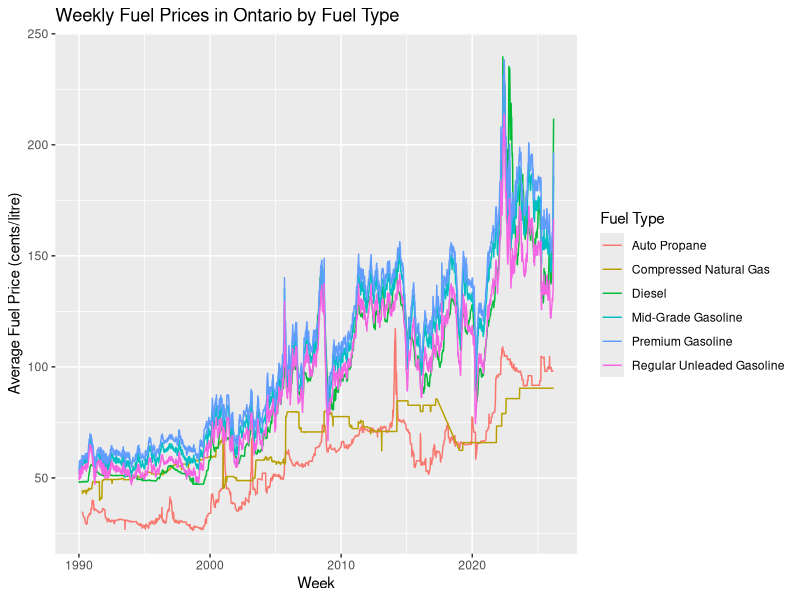
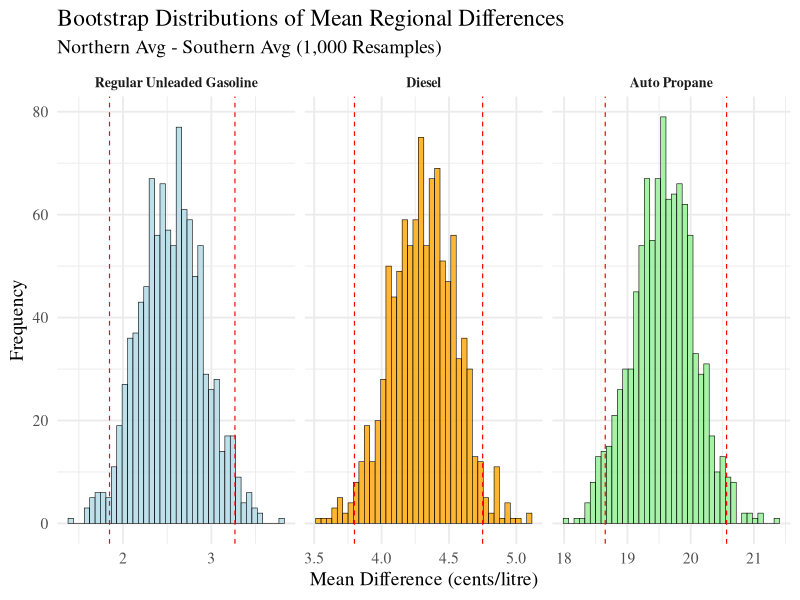

Write the R code that produced these figures, in order.
## ---- chunk 1
knitr::opts_chunk$set(echo = TRUE)
## ---- chunk 2
library(tidyverse)
library(dplyr)
library(lubridate)
library(knitr)
library(ggplot2)
## ---- chunk 3
raw_data = read.csv("data/fueltypesall.csv")
## ---- chunk 4
d = raw_data %>%
  rename(
    Toronto_West = Toronto.West.Ouest,
    Toronto_East = Toronto.East.Est,
    St_Catharines = St..Catharine.s,
    Sault_Saint_Marie = Sault.Saint.Marie,
    Thunder_Bay = Thunder.Bay,
    North_Bay = North.Bay,
    Parry_Sound = Parry.Sound,
    Ontario_Average = Ontario.Average.Moyenne.provinciale,
    Southern_Ontario_Average = Southern.Average.Moyenne.du.sud.de.l.Ontario,
    Northern_Ontario_Average = Northern.Average.Moyenne.du.nord.de.l.Ontario,
    Fuel_Type = Fuel.Type
  )
## ---- chunk 5
old_cols = names(raw_data)
new_cols = names(d)

names_comparison = data.frame(
  Before = old_cols,
  After = new_cols,
  stringsAsFactors = FALSE 
)

library(knitr)
kable(names_comparison, caption = "Old Column Names vs. New Column Names")
## ---- chunk 6
d = d %>% 
  select(!Type.de.carburant)
## ---- chunk 7
d = d %>%
  mutate(across(where(is.numeric), ~ na_if(., 0)))
## ---- chunk 8
d = d %>%
  mutate(Date = as.Date(Date))
## ---- chunk 9
regular_gas_data = d %>%
  filter(Fuel_Type == "Regular Unleaded Gasoline") %>%
  select(!Fuel_Type)

diesel_data = d %>%
  filter(Fuel_Type == "Diesel") %>%
  select(!Fuel_Type)

natural_gas_data = d %>%
  filter(Fuel_Type == "Compressed Natural Gas") %>%
  select(!Fuel_Type)

mid_gas_data = d %>%
  filter(Fuel_Type == "Mid-Grade Gasoline") %>%
  select(!Fuel_Type) 

premium_gas_data = d %>%
  filter(Fuel_Type == "Premium Gasoline") %>%
  select(!Fuel_Type)

auto_propane_data = d %>%
  filter(Fuel_Type == "Auto Propane") %>%
  select(!Fuel_Type) 
## ---- chunk 10
d %>% 
  ggplot(aes(x = Date, y = Ontario_Average, color = Fuel_Type)) + 
  geom_line() +
  labs(
    title = "Weekly Fuel Prices in Ontario by Fuel Type",
    x = "Week",
    y = "Average Fuel Price (cents/litre)",
    color = "Fuel Type")
## ---- chunk 11
# REGULAR GASOLINE
regional_compare_gas = regular_gas_data %>%
  filter(Date >= as.Date("2021-01-01")) %>%
  select(Date, Northern_Ontario_Average, Southern_Ontario_Average) %>%
  drop_na() %>%
  mutate(Reg_Diff = Northern_Ontario_Average - Southern_Ontario_Average)

t_test_gas = t.test(regional_compare_gas$Northern_Ontario_Average, 
                    regional_compare_gas$Southern_Ontario_Average,
                    paired = TRUE)
mean_diff_gas = t_test_gas$estimate
ci_lower_gas = t_test_gas$conf.int[1]
ci_upper_gas = t_test_gas$conf.int[2]
p_val_gas = t_test_gas$p.value

# DIESEL
regional_compare_diesel = diesel_data %>%
  filter(Date >= as.Date("2021-01-01")) %>%
  select(Date, Northern_Ontario_Average, Southern_Ontario_Average) %>%
  drop_na() %>%
  mutate(Reg_Diff = Northern_Ontario_Average - Southern_Ontario_Average)

t_test_diesel = t.test(regional_compare_diesel$Northern_Ontario_Average,
                       regional_compare_diesel$Southern_Ontario_Average,
                       paired = TRUE)
mean_diff_diesel = t_test_diesel$estimate
ci_lower_diesel = t_test_diesel$conf.int[1]
ci_upper_diesel = t_test_diesel$conf.int[2]
p_val_diesel = t_test_diesel$p.value

# AUTO PROPANE
regional_compare_propane = auto_propane_data %>%
  filter(Date >= as.Date("2021-01-01")) %>%
  select(Date, Northern_Ontario_Average, Southern_Ontario_Average) %>%
  drop_na() %>%
  mutate(Reg_Diff = Northern_Ontario_Average - Southern_Ontario_Average)

t_test_propane = t.test(regional_compare_propane$Northern_Ontario_Average,
                        regional_compare_propane$Southern_Ontario_Average,
                        paired = TRUE)
mean_diff_propane = t_test_propane$estimate
ci_lower_propane = t_test_propane$conf.int[1]
ci_upper_propane = t_test_propane$conf.int[2]
p_val_propane = t_test_propane$p.value
## ---- chunk 12
# Create a dataframe to store the results
summary_table = data.frame(
  "Fuel Type" = c(
    "Regular Unleaded Gasoline", 
    "Diesel", 
    "Auto Propane"
  ),
  "Mean Difference (cents/litre)" = c(
    round(mean_diff_gas, 2), 
    round(mean_diff_diesel, 2),
    round(mean_diff_propane, 2)
  ),
  "95% Confidence Interval" = c(
    paste0("(", round(ci_lower_gas, 2), ", ", round(ci_upper_gas, 2), ")"),
    paste0("(", round(ci_lower_diesel, 2), ", ", round(ci_upper_diesel, 2),
           ")"),
    paste0("(", round(ci_lower_propane, 2), ", ", round(ci_upper_propane, 2),
           ")")
  ),
  check.names = FALSE # This prevents R from putting periods in the column names
)

# Use kable to print a perfectly formatted table
kable(summary_table, 
      caption = "Average Price Differences: Northern vs. Southern Ontario",
      align = c("c", "c", "c"))
## ---- chunk 13
# Create a dataframe for the Hypothesis Testing results
ht_table = data.frame(
  "Fuel Type" = c(
    "Regular Unleaded Gasoline", 
    "Diesel", 
    "Auto Propane"
  ),
  "p-value" = c(
    format.pval(p_val_gas, digits = 3, eps = 0.001),
    format.pval(p_val_diesel, digits = 3, eps = 0.001),
    format.pval(p_val_propane, digits = 3, eps = 0.001)
  ),
  check.names = FALSE
)

# Print the table using kable
kable(ht_table, 
      caption = "Paired T-Test Results: Regional Price Differences",
      align = c("l", "c", "c"))
## ---- chunk 14
set.seed(57)  # Set a seed for exact reproducibility
B = 1000      # Number of bootstrap iterations

# Create a custom function using the tidyverse method taught in class
get_boot_ci = function(df) {
  
  # Define the single bootstrap step as taught in lecture
  boot_function = function() {
    # Resample the dataframe 
    boot_data = df %>% slice_sample(n = nrow(df), replace = TRUE)
    
    # Calculate the mean difference
    boot_mean = boot_data %>% summarize(cal.s = mean(Reg_Diff, na.rm = TRUE))
    
    # Extract the value
    return(boot_mean[1,1])
  }
  
  # Replicate the process B times
  boot_means = replicate(B, boot_function())
  
  # Extract the 2.5% and 97.5% percentiles for the 95% CI
  ci = quantile(boot_means, probs = c(0.025, 0.975))
  return(c(lower = ci[1], upper = ci[2]))
}

# Apply the function to all three fuel types using the dataframes we made in 
# Section 5
boot_gas = get_boot_ci(regional_compare_gas)
boot_diesel = get_boot_ci(regional_compare_diesel)
boot_propane = get_boot_ci(regional_compare_propane)
## ---- chunk 15
boot_table = data.frame(
  "Fuel Type" = c("Regular Unleaded Gasoline", "Diesel", "Auto Propane"),
  "Classical 95% CI (T-Test)" = c(
    paste0("(", round(ci_lower_gas, 2), ", ", round(ci_upper_gas, 2), ")"),
    paste0("(", round(ci_lower_diesel, 2), ", ", 
           round(ci_upper_diesel, 2), ")"),
    paste0("(", round(ci_lower_propane, 2), ", ", 
           round(ci_upper_propane, 2), ")")
  ),
  "Bootstrap 95% CI" = c(
    paste0("(", round(boot_gas["lower.2.5%"], 2), ", ",
           round(boot_gas["upper.97.5%"], 2), ")"),
    paste0("(", round(boot_diesel["lower.2.5%"], 2), ", ",
           round(boot_diesel["upper.97.5%"], 2), ")"),
    paste0("(", round(boot_propane["lower.2.5%"], 2), ", ",
           round(boot_propane["upper.97.5%"], 2), ")")
  ),
  check.names = FALSE
)

kable(boot_table, caption = 
        "Comparison of Classical and Bootstrapped 95% Confidence Intervals",
      align = c("l", "c", "c"))
## ---- chunk 16
# 1. Create a function to extract the 1000 raw means for plotting
get_boot_means = function(df) {
  boot_func = function() {
    boot_data = df %>% slice_sample(n = nrow(df), replace = TRUE)
    boot_mean = boot_data %>% summarize(cal.s = mean(Reg_Diff, na.rm = TRUE))
    return(boot_mean[1,1])
  }
  return(replicate(B, boot_func()))
}

# 2. Generate the 1,000 means for the three fuel types
boot_means_gas = get_boot_means(regional_compare_gas)
boot_means_diesel = get_boot_means(regional_compare_diesel)
boot_means_propane = get_boot_means(regional_compare_propane)

# 3. Combine everything into one large dataframe AND set specific order (Levels)
plot_data = data.frame(
  Fuel_Type = factor(
    rep(c("Regular Unleaded Gasoline", "Diesel", "Auto Propane"), each = B),
    levels = c("Regular Unleaded Gasoline", "Diesel", "Auto Propane") 
    # This forces the left-to-right order
  ),
  Means = c(boot_means_gas, boot_means_diesel, boot_means_propane)
)

# 4. Create a dataframe for the Confidence Intervals with the same ordered 
#factor
ci_data = data.frame(
  Fuel_Type = factor(
    c("Regular Unleaded Gasoline", "Diesel", "Auto Propane"),
    levels = c("Regular Unleaded Gasoline", "Diesel", "Auto Propane")
  ),
  Lower = c(boot_gas[1], boot_diesel[1], boot_propane[1]),
  Upper = c(boot_gas[2], boot_diesel[2], boot_propane[2])
)

# 5. Plot using facet_wrap, adding colors and forcing 3 columns (left-to-right)
ggplot(plot_data, aes(x = Means, fill = Fuel_Type)) +
  geom_histogram(bins = 40, color = "black", linewidth = 0.2, alpha = 0.8,
                 show.legend = FALSE) +
  geom_vline(data = ci_data, aes(xintercept = Lower), color = "red",
             linetype = "dashed", linewidth = .4) +
  geom_vline(data = ci_data, aes(xintercept = Upper), color = "red",
             linetype = "dashed", linewidth = .4) +
  scale_fill_manual(values = c(
    "Regular Unleaded Gasoline" = "lightblue", 
    "Diesel" = "orange", 
    "Auto Propane" = "lightgreen"
  )) +
  facet_wrap(~ Fuel_Type, scales = "free_x", ncol = 3) + 
  labs(
    title = "Bootstrap Distributions of Mean Regional Differences",
    subtitle = "Northern Avg - Southern Avg (1,000 Resamples)",
    x = "Mean Difference (cents/litre)", 
    y = "Frequency"
  ) +
  theme_minimal(base_size = 14, base_family = "serif") +
  theme(strip.text = element_text(face = "bold", size = 10))
